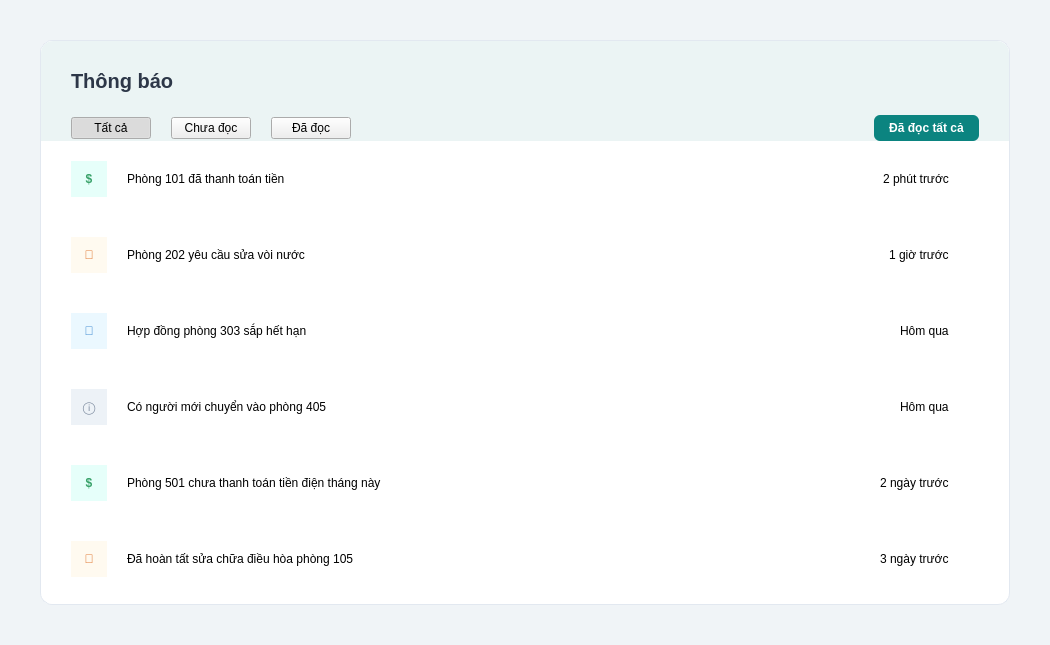
<?xml version='1.0' encoding='utf-8'?>
<ui version="4.0">
  <class>MainWindow</class>
  <widget class="QWidget" name="PageGuestNotif">
    <property name="geometry">
      <rect>
        <x>0</x>
        <y>0</y>
        <width>1050</width>
        <height>645</height>
      </rect>
    </property>
    <property name="windowTitle">
      <string>Thông báo</string>
    </property>
    <property name="styleSheet">
      <string>QMainWindow { background-color: #f0f4f7; }</string>
    </property>
    <layout class="QVBoxLayout" name="contentLayout">
      <property name="leftMargin">
        <number>0</number>
      </property>
      <property name="topMargin">
        <number>0</number>
      </property>
      <property name="rightMargin">
        <number>0</number>
      </property>
      <property name="bottomMargin">
        <number>0</number>
      </property>
      <item>
        <widget class="QStackedWidget" name="mainContentStack">
          <widget class="QWidget" name="pageThongBao">
            <property name="styleSheet">
              <string>
                    QWidget#pageThongBao { background-color: #f0f4f7; }
                    QFrame#CardThongBao { background-color: white; border-radius: 12px; border: 1px solid #e2e8f0; }
                    QFrame#HeaderThongBao { background-color: #ebf4f4; border-top-left-radius: 12px; border-top-right-radius: 12px; }
                    QLabel#TitleThongBao { font-size: 20px; font-weight: bold; color: #2d3748; }
                    
                    QPushButton.TabBtn { background-color: transparent; border: none; font-size: 14px; color: #718096; font-weight: bold; padding-bottom: 8px; }
                    QPushButton.TabBtn:checked { color: #0b8480; border-bottom: 2px solid #0b8480; }
                    
                    QPushButton#BtnMarkAllRead { background-color: #0b8480; color: white; border-radius: 6px; padding: 6px 15px; font-weight: bold; font-size: 12px; }
                    
                    QFrame.NotifRow { border-bottom: 1px solid #edf2f7; background-color: white; }
                    QFrame.NotifRow:hover { background-color: #f7fafc; }
                    
                    QLabel.IconBox { border-radius: 18px; font-size: 16px; }
                    QLabel.TextUnread { font-size: 14px; font-weight: bold; color: #2d3748; }
                    QLabel.TextRead { font-size: 14px; color: #4a5568; }
                    QLabel.TimeText { font-size: 12px; color: #a0aec0; }
                    QLabel.TimeTextUnread { font-size: 12px; color: #0b8480; font-weight: bold; }
                    QLabel.RedDot { background-color: #e53e3e; border-radius: 5px; }
                </string>
            </property>
            <layout class="QVBoxLayout">
              <property name="spacing">
                <number>0</number>
              </property>
              <property name="leftMargin">
                <number>40</number>
              </property>
              <property name="topMargin">
                <number>40</number>
              </property>
              <property name="rightMargin">
                <number>40</number>
              </property>
              <property name="bottomMargin">
                <number>40</number>
              </property>
              <item>
                <widget class="QFrame" name="CardThongBao">
                  <layout class="QVBoxLayout">
                    <property name="margin">
                      <number>0</number>
                    </property>
                    <property name="spacing">
                      <number>0</number>
                    </property>
                    <item>
                      <widget class="QFrame" name="HeaderThongBao">
                        <property name="minimumSize">
                          <size>
                            <width>0</width>
                            <height>100</height>
                          </size>
                        </property>
                        <property name="maximumSize">
                          <size>
                            <width>16777215</width>
                            <height>100</height>
                          </size>
                        </property>
                        <layout class="QVBoxLayout">
                          <property name="leftMargin">
                            <number>30</number>
                          </property>
                          <property name="topMargin">
                            <number>25</number>
                          </property>
                          <property name="rightMargin">
                            <number>30</number>
                          </property>
                          <property name="bottomMargin">
                            <number>0</number>
                          </property>
                          <property name="spacing">
                            <number>20</number>
                          </property>
                          <item>
                            <widget class="QLabel" name="TitleThongBao">
                              <property name="text">
                                <string>Thông báo</string>
                              </property>
                            </widget>
                          </item>
                          <item>
                            <layout class="QHBoxLayout">
                              <property name="spacing">
                                <number>20</number>
                              </property>
                              <item>
                                <widget class="QPushButton">
                                  <property name="text">
                                    <string>Tất cả</string>
                                  </property>
                                  <property name="class">
                                    <string>TabBtn</string>
                                  </property>
                                  <property name="checkable">
                                    <bool>true</bool>
                                  </property>
                                  <property name="checked">
                                    <bool>true</bool>
                                  </property>
                                  <property name="cursor">
                                    <cursorShape>PointingHandCursor</cursorShape>
                                  </property>
                                </widget>
                              </item>
                              <item>
                                <widget class="QPushButton">
                                  <property name="text">
                                    <string>Chưa đọc</string>
                                  </property>
                                  <property name="class">
                                    <string>TabBtn</string>
                                  </property>
                                  <property name="checkable">
                                    <bool>true</bool>
                                  </property>
                                  <property name="cursor">
                                    <cursorShape>PointingHandCursor</cursorShape>
                                  </property>
                                </widget>
                              </item>
                              <item>
                                <widget class="QPushButton">
                                  <property name="text">
                                    <string>Đã đọc</string>
                                  </property>
                                  <property name="class">
                                    <string>TabBtn</string>
                                  </property>
                                  <property name="checkable">
                                    <bool>true</bool>
                                  </property>
                                  <property name="cursor">
                                    <cursorShape>PointingHandCursor</cursorShape>
                                  </property>
                                </widget>
                              </item>
                              <item>
                                <spacer>
                                  <property name="orientation">
                                    <enum>Qt::Horizontal</enum>
                                  </property>
                                  <property name="sizeHint">
                                    <size>
                                      <width>40</width>
                                      <height>20</height>
                                    </size>
                                  </property>
                                </spacer>
                              </item>
                              <item>
                                <widget class="QPushButton" name="BtnMarkAllRead">
                                  <property name="text">
                                    <string>Đã đọc tất cả</string>
                                  </property>
                                  <property name="cursor">
                                    <cursorShape>PointingHandCursor</cursorShape>
                                  </property>
                                </widget>
                              </item>
                            </layout>
                          </item>
                        </layout>
                      </widget>
                    </item>
                    <item>
                      <widget class="QScrollArea">
                        <property name="widgetResizable">
                          <bool>true</bool>
                        </property>
                        <property name="styleSheet">
                          <string>border: none; background-color: transparent;</string>
                        </property>
                        <widget class="QWidget">
                          <layout class="QVBoxLayout" name="listLayout">
                            <property name="margin">
                              <number>0</number>
                            </property>
                            <property name="spacing">
                              <number>0</number>
                            </property>
                            <item>
                              <widget class="QFrame">
                                <property name="class">
                                  <string>NotifRow</string>
                                </property>
                                <property name="minimumSize">
                                  <size>
                                    <width>0</width>
                                    <height>70</height>
                                  </size>
                                </property>
                                <layout class="QHBoxLayout">
                                  <property name="leftMargin">
                                    <number>30</number>
                                  </property>
                                  <property name="rightMargin">
                                    <number>30</number>
                                  </property>
                                  <property name="spacing">
                                    <number>20</number>
                                  </property>
                                  <item>
                                    <widget class="QLabel">
                                      <property name="text">
                                        <string>$</string>
                                      </property>
                                      <property name="class">
                                        <string>IconBox</string>
                                      </property>
                                      <property name="alignment">
                                        <set>Qt::AlignCenter</set>
                                      </property>
                                      <property name="minimumSize">
                                        <size>
                                          <width>36</width>
                                          <height>36</height>
                                        </size>
                                      </property>
                                      <property name="maximumSize">
                                        <size>
                                          <width>36</width>
                                          <height>36</height>
                                        </size>
                                      </property>
                                      <property name="styleSheet">
                                        <string>background-color: #e6fffa; color: #38a169; font-weight: bold;</string>
                                      </property>
                                    </widget>
                                  </item>
                                  <item>
                                    <widget class="QLabel">
                                      <property name="text">
                                        <string>Phòng 101 đã thanh toán tiền</string>
                                      </property>
                                      <property name="class">
                                        <string>TextUnread</string>
                                      </property>
                                    </widget>
                                  </item>
                                  <item>
                                    <spacer>
                                      <property name="orientation">
                                        <enum>Qt::Horizontal</enum>
                                      </property>
                                      <property name="sizeHint">
                                        <size>
                                          <width>40</width>
                                          <height>20</height>
                                        </size>
                                      </property>
                                    </spacer>
                                  </item>
                                  <item>
                                    <widget class="QLabel">
                                      <property name="text">
                                        <string>2 phút trước</string>
                                      </property>
                                      <property name="class">
                                        <string>TimeTextUnread</string>
                                      </property>
                                    </widget>
                                  </item>
                                  <item>
                                    <widget class="QLabel">
                                      <property name="class">
                                        <string>RedDot</string>
                                      </property>
                                      <property name="minimumSize">
                                        <size>
                                          <width>10</width>
                                          <height>10</height>
                                        </size>
                                      </property>
                                      <property name="maximumSize">
                                        <size>
                                          <width>10</width>
                                          <height>10</height>
                                        </size>
                                      </property>
                                    </widget>
                                  </item>
                                </layout>
                              </widget>
                            </item>
                            <item>
                              <widget class="QFrame">
                                <property name="class">
                                  <string>NotifRow</string>
                                </property>
                                <property name="minimumSize">
                                  <size>
                                    <width>0</width>
                                    <height>70</height>
                                  </size>
                                </property>
                                <layout class="QHBoxLayout">
                                  <property name="leftMargin">
                                    <number>30</number>
                                  </property>
                                  <property name="rightMargin">
                                    <number>30</number>
                                  </property>
                                  <property name="spacing">
                                    <number>20</number>
                                  </property>
                                  <item>
                                    <widget class="QLabel">
                                      <property name="text">
                                        <string>🔧</string>
                                      </property>
                                      <property name="class">
                                        <string>IconBox</string>
                                      </property>
                                      <property name="alignment">
                                        <set>Qt::AlignCenter</set>
                                      </property>
                                      <property name="minimumSize">
                                        <size>
                                          <width>36</width>
                                          <height>36</height>
                                        </size>
                                      </property>
                                      <property name="maximumSize">
                                        <size>
                                          <width>36</width>
                                          <height>36</height>
                                        </size>
                                      </property>
                                      <property name="styleSheet">
                                        <string>background-color: #fffaf0; color: #dd6b20;</string>
                                      </property>
                                    </widget>
                                  </item>
                                  <item>
                                    <widget class="QLabel">
                                      <property name="text">
                                        <string>Phòng 202 yêu cầu sửa vòi nước</string>
                                      </property>
                                      <property name="class">
                                        <string>TextUnread</string>
                                      </property>
                                    </widget>
                                  </item>
                                  <item>
                                    <spacer>
                                      <property name="orientation">
                                        <enum>Qt::Horizontal</enum>
                                      </property>
                                      <property name="sizeHint">
                                        <size>
                                          <width>40</width>
                                          <height>20</height>
                                        </size>
                                      </property>
                                    </spacer>
                                  </item>
                                  <item>
                                    <widget class="QLabel">
                                      <property name="text">
                                        <string>1 giờ trước</string>
                                      </property>
                                      <property name="class">
                                        <string>TimeTextUnread</string>
                                      </property>
                                    </widget>
                                  </item>
                                  <item>
                                    <widget class="QLabel">
                                      <property name="class">
                                        <string>RedDot</string>
                                      </property>
                                      <property name="minimumSize">
                                        <size>
                                          <width>10</width>
                                          <height>10</height>
                                        </size>
                                      </property>
                                      <property name="maximumSize">
                                        <size>
                                          <width>10</width>
                                          <height>10</height>
                                        </size>
                                      </property>
                                    </widget>
                                  </item>
                                </layout>
                              </widget>
                            </item>
                            <item>
                              <widget class="QFrame">
                                <property name="class">
                                  <string>NotifRow</string>
                                </property>
                                <property name="minimumSize">
                                  <size>
                                    <width>0</width>
                                    <height>70</height>
                                  </size>
                                </property>
                                <layout class="QHBoxLayout">
                                  <property name="leftMargin">
                                    <number>30</number>
                                  </property>
                                  <property name="rightMargin">
                                    <number>30</number>
                                  </property>
                                  <property name="spacing">
                                    <number>20</number>
                                  </property>
                                  <item>
                                    <widget class="QLabel">
                                      <property name="text">
                                        <string>📄</string>
                                      </property>
                                      <property name="class">
                                        <string>IconBox</string>
                                      </property>
                                      <property name="alignment">
                                        <set>Qt::AlignCenter</set>
                                      </property>
                                      <property name="minimumSize">
                                        <size>
                                          <width>36</width>
                                          <height>36</height>
                                        </size>
                                      </property>
                                      <property name="maximumSize">
                                        <size>
                                          <width>36</width>
                                          <height>36</height>
                                        </size>
                                      </property>
                                      <property name="styleSheet">
                                        <string>background-color: #ebf8ff; color: #3182ce;</string>
                                      </property>
                                    </widget>
                                  </item>
                                  <item>
                                    <widget class="QLabel">
                                      <property name="text">
                                        <string>Hợp đồng phòng 303 sắp hết hạn</string>
                                      </property>
                                      <property name="class">
                                        <string>TextRead</string>
                                      </property>
                                    </widget>
                                  </item>
                                  <item>
                                    <spacer>
                                      <property name="orientation">
                                        <enum>Qt::Horizontal</enum>
                                      </property>
                                      <property name="sizeHint">
                                        <size>
                                          <width>40</width>
                                          <height>20</height>
                                        </size>
                                      </property>
                                    </spacer>
                                  </item>
                                  <item>
                                    <widget class="QLabel">
                                      <property name="text">
                                        <string>Hôm qua</string>
                                      </property>
                                      <property name="class">
                                        <string>TimeText</string>
                                      </property>
                                    </widget>
                                  </item>
                                  <item>
                                    <widget class="QLabel">
                                      <property name="minimumSize">
                                        <size>
                                          <width>10</width>
                                          <height>10</height>
                                        </size>
                                      </property>
                                      <property name="maximumSize">
                                        <size>
                                          <width>10</width>
                                          <height>10</height>
                                        </size>
                                      </property>
                                    </widget>
                                  </item>
                                </layout>
                              </widget>
                            </item>
                            <item>
                              <widget class="QFrame">
                                <property name="class">
                                  <string>NotifRow</string>
                                </property>
                                <property name="minimumSize">
                                  <size>
                                    <width>0</width>
                                    <height>70</height>
                                  </size>
                                </property>
                                <layout class="QHBoxLayout">
                                  <property name="leftMargin">
                                    <number>30</number>
                                  </property>
                                  <property name="rightMargin">
                                    <number>30</number>
                                  </property>
                                  <property name="spacing">
                                    <number>20</number>
                                  </property>
                                  <item>
                                    <widget class="QLabel">
                                      <property name="text">
                                        <string>ⓘ</string>
                                      </property>
                                      <property name="class">
                                        <string>IconBox</string>
                                      </property>
                                      <property name="alignment">
                                        <set>Qt::AlignCenter</set>
                                      </property>
                                      <property name="minimumSize">
                                        <size>
                                          <width>36</width>
                                          <height>36</height>
                                        </size>
                                      </property>
                                      <property name="maximumSize">
                                        <size>
                                          <width>36</width>
                                          <height>36</height>
                                        </size>
                                      </property>
                                      <property name="styleSheet">
                                        <string>background-color: #edf2f7; color: #718096;</string>
                                      </property>
                                    </widget>
                                  </item>
                                  <item>
                                    <widget class="QLabel">
                                      <property name="text">
                                        <string>Có người mới chuyển vào phòng 405</string>
                                      </property>
                                      <property name="class">
                                        <string>TextRead</string>
                                      </property>
                                    </widget>
                                  </item>
                                  <item>
                                    <spacer>
                                      <property name="orientation">
                                        <enum>Qt::Horizontal</enum>
                                      </property>
                                      <property name="sizeHint">
                                        <size>
                                          <width>40</width>
                                          <height>20</height>
                                        </size>
                                      </property>
                                    </spacer>
                                  </item>
                                  <item>
                                    <widget class="QLabel">
                                      <property name="text">
                                        <string>Hôm qua</string>
                                      </property>
                                      <property name="class">
                                        <string>TimeText</string>
                                      </property>
                                    </widget>
                                  </item>
                                  <item>
                                    <widget class="QLabel">
                                      <property name="minimumSize">
                                        <size>
                                          <width>10</width>
                                          <height>10</height>
                                        </size>
                                      </property>
                                      <property name="maximumSize">
                                        <size>
                                          <width>10</width>
                                          <height>10</height>
                                        </size>
                                      </property>
                                    </widget>
                                  </item>
                                </layout>
                              </widget>
                            </item>
                            <item>
                              <widget class="QFrame">
                                <property name="class">
                                  <string>NotifRow</string>
                                </property>
                                <property name="minimumSize">
                                  <size>
                                    <width>0</width>
                                    <height>70</height>
                                  </size>
                                </property>
                                <layout class="QHBoxLayout">
                                  <property name="leftMargin">
                                    <number>30</number>
                                  </property>
                                  <property name="rightMargin">
                                    <number>30</number>
                                  </property>
                                  <property name="spacing">
                                    <number>20</number>
                                  </property>
                                  <item>
                                    <widget class="QLabel">
                                      <property name="text">
                                        <string>$</string>
                                      </property>
                                      <property name="class">
                                        <string>IconBox</string>
                                      </property>
                                      <property name="alignment">
                                        <set>Qt::AlignCenter</set>
                                      </property>
                                      <property name="minimumSize">
                                        <size>
                                          <width>36</width>
                                          <height>36</height>
                                        </size>
                                      </property>
                                      <property name="maximumSize">
                                        <size>
                                          <width>36</width>
                                          <height>36</height>
                                        </size>
                                      </property>
                                      <property name="styleSheet">
                                        <string>background-color: #e6fffa; color: #38a169; font-weight: bold;</string>
                                      </property>
                                    </widget>
                                  </item>
                                  <item>
                                    <widget class="QLabel">
                                      <property name="text">
                                        <string>Phòng 501 chưa thanh toán tiền điện tháng này</string>
                                      </property>
                                      <property name="class">
                                        <string>TextRead</string>
                                      </property>
                                    </widget>
                                  </item>
                                  <item>
                                    <spacer>
                                      <property name="orientation">
                                        <enum>Qt::Horizontal</enum>
                                      </property>
                                      <property name="sizeHint">
                                        <size>
                                          <width>40</width>
                                          <height>20</height>
                                        </size>
                                      </property>
                                    </spacer>
                                  </item>
                                  <item>
                                    <widget class="QLabel">
                                      <property name="text">
                                        <string>2 ngày trước</string>
                                      </property>
                                      <property name="class">
                                        <string>TimeText</string>
                                      </property>
                                    </widget>
                                  </item>
                                  <item>
                                    <widget class="QLabel">
                                      <property name="minimumSize">
                                        <size>
                                          <width>10</width>
                                          <height>10</height>
                                        </size>
                                      </property>
                                      <property name="maximumSize">
                                        <size>
                                          <width>10</width>
                                          <height>10</height>
                                        </size>
                                      </property>
                                    </widget>
                                  </item>
                                </layout>
                              </widget>
                            </item>
                            <item>
                              <widget class="QFrame">
                                <property name="class">
                                  <string>NotifRow</string>
                                </property>
                                <property name="minimumSize">
                                  <size>
                                    <width>0</width>
                                    <height>70</height>
                                  </size>
                                </property>
                                <layout class="QHBoxLayout">
                                  <property name="leftMargin">
                                    <number>30</number>
                                  </property>
                                  <property name="rightMargin">
                                    <number>30</number>
                                  </property>
                                  <property name="spacing">
                                    <number>20</number>
                                  </property>
                                  <item>
                                    <widget class="QLabel">
                                      <property name="text">
                                        <string>🔧</string>
                                      </property>
                                      <property name="class">
                                        <string>IconBox</string>
                                      </property>
                                      <property name="alignment">
                                        <set>Qt::AlignCenter</set>
                                      </property>
                                      <property name="minimumSize">
                                        <size>
                                          <width>36</width>
                                          <height>36</height>
                                        </size>
                                      </property>
                                      <property name="maximumSize">
                                        <size>
                                          <width>36</width>
                                          <height>36</height>
                                        </size>
                                      </property>
                                      <property name="styleSheet">
                                        <string>background-color: #fffaf0; color: #dd6b20;</string>
                                      </property>
                                    </widget>
                                  </item>
                                  <item>
                                    <widget class="QLabel">
                                      <property name="text">
                                        <string>Đã hoàn tất sửa chữa điều hòa phòng 105</string>
                                      </property>
                                      <property name="class">
                                        <string>TextRead</string>
                                      </property>
                                    </widget>
                                  </item>
                                  <item>
                                    <spacer>
                                      <property name="orientation">
                                        <enum>Qt::Horizontal</enum>
                                      </property>
                                      <property name="sizeHint">
                                        <size>
                                          <width>40</width>
                                          <height>20</height>
                                        </size>
                                      </property>
                                    </spacer>
                                  </item>
                                  <item>
                                    <widget class="QLabel">
                                      <property name="text">
                                        <string>3 ngày trước</string>
                                      </property>
                                      <property name="class">
                                        <string>TimeText</string>
                                      </property>
                                    </widget>
                                  </item>
                                  <item>
                                    <widget class="QLabel">
                                      <property name="minimumSize">
                                        <size>
                                          <width>10</width>
                                          <height>10</height>
                                        </size>
                                      </property>
                                      <property name="maximumSize">
                                        <size>
                                          <width>10</width>
                                          <height>10</height>
                                        </size>
                                      </property>
                                    </widget>
                                  </item>
                                </layout>
                              </widget>
                            </item>
                            <item>
                              <spacer>
                                <property name="orientation">
                                  <enum>Qt::Vertical</enum>
                                </property>
                              </spacer>
                            </item>
                          </layout>
                        </widget>
                      </widget>
                    </item>
                  </layout>
                </widget>
              </item>
            </layout>
          </widget>
        </widget>
      </item>
    </layout>
  </widget>
  <resources />
  <connections />
</ui>
